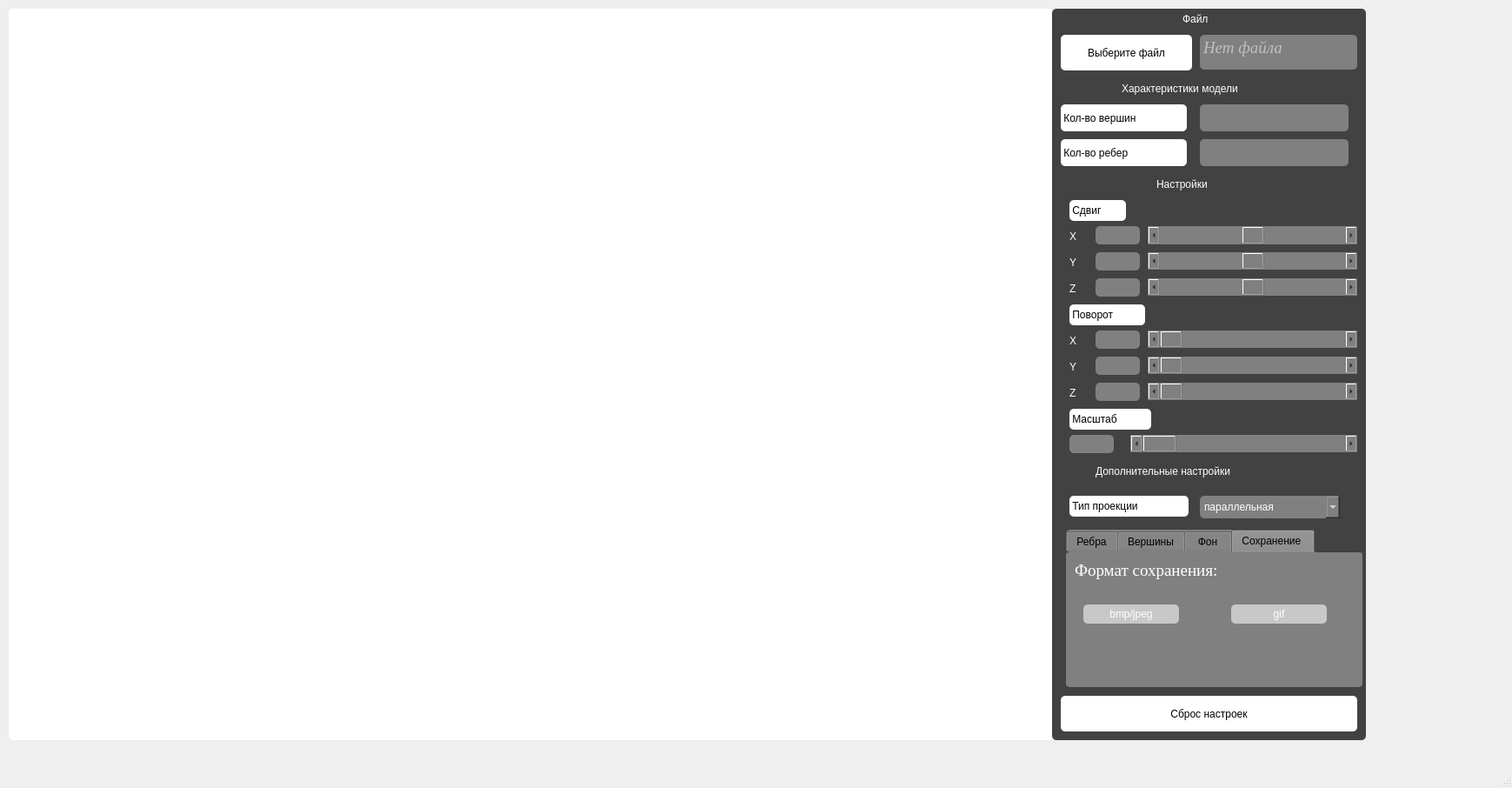
<?xml version="1.0" encoding="UTF-8"?>
<ui version="4.0">
 <class>MainWindow</class>
 <widget class="QMainWindow" name="MainWindow">
  <property name="geometry">
   <rect>
    <x>0</x>
    <y>0</y>
    <width>1739</width>
    <height>906</height>
   </rect>
  </property>
  <property name="windowTitle">
   <string>MainWindow</string>
  </property>
  <widget class="QWidget" name="centralwidget">
   <widget class="QFrame" name="field">
    <property name="geometry">
     <rect>
      <x>10</x>
      <y>10</y>
      <width>1201</width>
      <height>841</height>
     </rect>
    </property>
    <property name="focusPolicy">
     <enum>Qt::StrongFocus</enum>
    </property>
    <property name="styleSheet">
     <string notr="true">background:white;
border-radius:5px;

</string>
    </property>
    <property name="frameShape">
     <enum>QFrame::StyledPanel</enum>
    </property>
    <property name="frameShadow">
     <enum>QFrame::Raised</enum>
    </property>
   </widget>
   <widget class="QFrame" name="menu">
    <property name="geometry">
     <rect>
      <x>1210</x>
      <y>10</y>
      <width>361</width>
      <height>841</height>
     </rect>
    </property>
    <property name="styleSheet">
     <string notr="true">background-color: rgb(66, 66, 66);
border-radius:5px;</string>
    </property>
    <property name="frameShape">
     <enum>QFrame::StyledPanel</enum>
    </property>
    <property name="frameShadow">
     <enum>QFrame::Raised</enum>
    </property>
    <widget class="QPushButton" name="chooseFile">
     <property name="geometry">
      <rect>
       <x>10</x>
       <y>30</y>
       <width>151</width>
       <height>41</height>
      </rect>
     </property>
     <property name="styleSheet">
      <string notr="true">background-color: rgb(255, 255, 255);
color: rgb(0, 0, 0);
font: 16pt &quot;Times New Roman&quot;;</string>
     </property>
     <property name="text">
      <string> Выберите файл </string>
     </property>
    </widget>
    <widget class="QTextBrowser" name="fileName">
     <property name="geometry">
      <rect>
       <x>170</x>
       <y>30</y>
       <width>181</width>
       <height>40</height>
      </rect>
     </property>
     <property name="font">
      <font>
       <family>Times New Roman</family>
       <pointsize>14</pointsize>
       <weight>50</weight>
       <italic>true</italic>
       <bold>false</bold>
      </font>
     </property>
     <property name="focusPolicy">
      <enum>Qt::NoFocus</enum>
     </property>
     <property name="layoutDirection">
      <enum>Qt::RightToLeft</enum>
     </property>
     <property name="styleSheet">
      <string notr="true">background:gray;
font: italic 14pt &quot;Times New Roman&quot;;
color: white;</string>
     </property>
     <property name="frameShape">
      <enum>QFrame::StyledPanel</enum>
     </property>
     <property name="frameShadow">
      <enum>QFrame::Sunken</enum>
     </property>
     <property name="lineWidth">
      <number>1</number>
     </property>
     <property name="verticalScrollBarPolicy">
      <enum>Qt::ScrollBarAlwaysOff</enum>
     </property>
     <property name="horizontalScrollBarPolicy">
      <enum>Qt::ScrollBarAlwaysOff</enum>
     </property>
     <property name="sizeAdjustPolicy">
      <enum>QAbstractScrollArea::AdjustToContents</enum>
     </property>
     <property name="lineWrapMode">
      <enum>QTextEdit::NoWrap</enum>
     </property>
     <property name="html">
      <string>&lt;!DOCTYPE HTML PUBLIC &quot;-//W3C//DTD HTML 4.0//EN&quot; &quot;http://www.w3.org/TR/REC-html40/strict.dtd&quot;&gt;
&lt;html&gt;&lt;head&gt;&lt;meta name=&quot;qrichtext&quot; content=&quot;1&quot; /&gt;&lt;style type=&quot;text/css&quot;&gt;
p, li { white-space: pre-wrap; }
&lt;/style&gt;&lt;/head&gt;&lt;body style=&quot; font-family:'Times New Roman'; font-size:14pt; font-weight:400; font-style:italic;&quot;&gt;
&lt;p align=&quot;justify&quot; style=&quot;-qt-paragraph-type:empty; margin-top:0px; margin-bottom:0px; margin-left:0px; margin-right:0px; -qt-block-indent:0; text-indent:0px; font-family:'Noto Sans'; font-size:12pt; font-weight:600;&quot;&gt;&lt;br /&gt;&lt;/p&gt;&lt;/body&gt;&lt;/html&gt;</string>
     </property>
     <property name="placeholderText">
      <string>Нет файла</string>
     </property>
    </widget>
    <widget class="QLabel" name="label_file">
     <property name="geometry">
      <rect>
       <x>150</x>
       <y>0</y>
       <width>48</width>
       <height>24</height>
      </rect>
     </property>
     <property name="styleSheet">
      <string notr="true">font: 75 16pt &quot;Times New Roman&quot;;
color: rgb(255, 255, 255);</string>
     </property>
     <property name="text">
      <string>Файл</string>
     </property>
    </widget>
    <widget class="QLabel" name="label_char_model">
     <property name="geometry">
      <rect>
       <x>80</x>
       <y>80</y>
       <width>216</width>
       <height>24</height>
      </rect>
     </property>
     <property name="styleSheet">
      <string notr="true">font: 75 16pt &quot;Times New Roman&quot;;
color: rgb(255, 255, 255);</string>
     </property>
     <property name="text">
      <string>Характеристики модели</string>
     </property>
    </widget>
    <widget class="QLabel" name="label_vertex">
     <property name="geometry">
      <rect>
       <x>10</x>
       <y>110</y>
       <width>145</width>
       <height>31</height>
      </rect>
     </property>
     <property name="styleSheet">
      <string notr="true">font: 75 16pt &quot;Times New Roman&quot;;
background-color: rgb(255, 255, 255);
color: rgb(0, 0, 0);</string>
     </property>
     <property name="text">
      <string> Кол-во вершин </string>
     </property>
    </widget>
    <widget class="QLabel" name="label_edge">
     <property name="geometry">
      <rect>
       <x>10</x>
       <y>150</y>
       <width>145</width>
       <height>31</height>
      </rect>
     </property>
     <property name="styleSheet">
      <string notr="true">font: 75 16pt &quot;Times New Roman&quot;;
background-color: rgb(255, 255, 255);
color: rgb(0, 0, 0);</string>
     </property>
     <property name="text">
      <string> Кол-во ребер </string>
     </property>
    </widget>
    <widget class="QLabel" name="label_settings">
     <property name="geometry">
      <rect>
       <x>120</x>
       <y>190</y>
       <width>103</width>
       <height>24</height>
      </rect>
     </property>
     <property name="styleSheet">
      <string notr="true">font: 75 16pt &quot;Times New Roman&quot;;
color: rgb(255, 255, 255);</string>
     </property>
     <property name="text">
      <string>Настройки </string>
     </property>
    </widget>
    <widget class="QLabel" name="label_shift">
     <property name="geometry">
      <rect>
       <x>20</x>
       <y>220</y>
       <width>65</width>
       <height>24</height>
      </rect>
     </property>
     <property name="styleSheet">
      <string notr="true">font: 75 16pt &quot;Times New Roman&quot;;
background-color: rgb(255, 255, 255);
color: rgb(0, 0, 0);</string>
     </property>
     <property name="text">
      <string> Сдвиг </string>
     </property>
    </widget>
    <widget class="QLabel" name="label_shift_x">
     <property name="geometry">
      <rect>
       <x>20</x>
       <y>250</y>
       <width>16</width>
       <height>24</height>
      </rect>
     </property>
     <property name="styleSheet">
      <string notr="true">font: 75 16pt &quot;Times New Roman&quot;;
color: rgb(255, 255, 255);</string>
     </property>
     <property name="text">
      <string>X</string>
     </property>
    </widget>
    <widget class="QLabel" name="label_shift_y">
     <property name="geometry">
      <rect>
       <x>20</x>
       <y>280</y>
       <width>16</width>
       <height>24</height>
      </rect>
     </property>
     <property name="styleSheet">
      <string notr="true">font: 75 16pt &quot;Times New Roman&quot;;
color: rgb(255, 255, 255);</string>
     </property>
     <property name="text">
      <string>Y</string>
     </property>
    </widget>
    <widget class="QLabel" name="label_shift_z">
     <property name="geometry">
      <rect>
       <x>20</x>
       <y>310</y>
       <width>13</width>
       <height>24</height>
      </rect>
     </property>
     <property name="styleSheet">
      <string notr="true">font: 75 16pt &quot;Times New Roman&quot;;
color: rgb(255, 255, 255);</string>
     </property>
     <property name="text">
      <string>Z</string>
     </property>
    </widget>
    <widget class="QLabel" name="label_rotation">
     <property name="geometry">
      <rect>
       <x>20</x>
       <y>340</y>
       <width>87</width>
       <height>24</height>
      </rect>
     </property>
     <property name="styleSheet">
      <string notr="true">font: 75 16pt &quot;Times New Roman&quot;;
color: rgb(255, 255, 255);background-color: rgb(255, 255, 255);
color: rgb(0, 0, 0);</string>
     </property>
     <property name="text">
      <string> Поворот </string>
     </property>
    </widget>
    <widget class="QLabel" name="label_rotation_x">
     <property name="geometry">
      <rect>
       <x>20</x>
       <y>370</y>
       <width>16</width>
       <height>24</height>
      </rect>
     </property>
     <property name="styleSheet">
      <string notr="true">font: 75 16pt &quot;Times New Roman&quot;;
color: rgb(255, 255, 255);</string>
     </property>
     <property name="text">
      <string>X</string>
     </property>
    </widget>
    <widget class="QLabel" name="label_rotation_y">
     <property name="geometry">
      <rect>
       <x>20</x>
       <y>400</y>
       <width>16</width>
       <height>24</height>
      </rect>
     </property>
     <property name="styleSheet">
      <string notr="true">font: 75 16pt &quot;Times New Roman&quot;;
color: rgb(255, 255, 255);</string>
     </property>
     <property name="text">
      <string>Y</string>
     </property>
    </widget>
    <widget class="QLabel" name="label_rotation_z">
     <property name="geometry">
      <rect>
       <x>20</x>
       <y>430</y>
       <width>13</width>
       <height>24</height>
      </rect>
     </property>
     <property name="styleSheet">
      <string notr="true">font: 75 16pt &quot;Times New Roman&quot;;
color: rgb(255, 255, 255);</string>
     </property>
     <property name="text">
      <string>Z</string>
     </property>
    </widget>
    <widget class="QLabel" name="label_scale">
     <property name="geometry">
      <rect>
       <x>20</x>
       <y>460</y>
       <width>94</width>
       <height>24</height>
      </rect>
     </property>
     <property name="styleSheet">
      <string notr="true">font: 75 16pt &quot;Times New Roman&quot;;
color: rgb(255, 255, 255);background-color: rgb(255, 255, 255);
color: rgb(0, 0, 0);</string>
     </property>
     <property name="text">
      <string> Масштаб </string>
     </property>
    </widget>
    <widget class="QPushButton" name="resetSettings">
     <property name="geometry">
      <rect>
       <x>10</x>
       <y>790</y>
       <width>341</width>
       <height>41</height>
      </rect>
     </property>
     <property name="styleSheet">
      <string notr="true">background-color: rgb(255, 255, 255);
color: rgb(0, 0, 0);
font: bold 14pt &quot;Times New Roman&quot;;</string>
     </property>
     <property name="text">
      <string> Сброс настроек </string>
     </property>
    </widget>
    <widget class="QTabWidget" name="tabWidget">
     <property name="geometry">
      <rect>
       <x>16</x>
       <y>599</y>
       <width>341</width>
       <height>181</height>
      </rect>
     </property>
     <property name="autoFillBackground">
      <bool>false</bool>
     </property>
     <property name="styleSheet">
      <string notr="true">font: 75 13pt &quot;Times New Roman&quot;;
color: rgb(0, 0, 0);
background:gray;
</string>
     </property>
     <property name="currentIndex">
      <number>3</number>
     </property>
     <widget class="QWidget" name="widget">
      <attribute name="title">
       <string>Ребра</string>
      </attribute>
      <widget class="QLabel" name="label_type">
       <property name="geometry">
        <rect>
         <x>10</x>
         <y>10</y>
         <width>92</width>
         <height>22</height>
        </rect>
       </property>
       <property name="font">
        <font>
         <family>Times New Roman</family>
         <pointsize>14</pointsize>
         <weight>9</weight>
         <italic>false</italic>
         <bold>false</bold>
        </font>
       </property>
       <property name="styleSheet">
        <string notr="true">font: 75 14pt &quot;Times New Roman&quot;;
color: rgb(255, 255, 255);</string>
       </property>
       <property name="text">
        <string>Тип линий:</string>
       </property>
      </widget>
      <widget class="QLabel" name="label_color">
       <property name="geometry">
        <rect>
         <x>10</x>
         <y>60</y>
         <width>45</width>
         <height>22</height>
        </rect>
       </property>
       <property name="font">
        <font>
         <family>Times New Roman</family>
         <pointsize>14</pointsize>
         <weight>9</weight>
         <italic>false</italic>
         <bold>false</bold>
        </font>
       </property>
       <property name="styleSheet">
        <string notr="true">font: 75 14pt &quot;Times New Roman&quot;;
color: rgb(255, 255, 255);</string>
       </property>
       <property name="text">
        <string>Цвет:</string>
       </property>
      </widget>
      <widget class="QLabel" name="label_thickness">
       <property name="geometry">
        <rect>
         <x>10</x>
         <y>110</y>
         <width>78</width>
         <height>22</height>
        </rect>
       </property>
       <property name="font">
        <font>
         <family>Times New Roman</family>
         <pointsize>14</pointsize>
         <weight>9</weight>
         <italic>false</italic>
         <bold>false</bold>
        </font>
       </property>
       <property name="styleSheet">
        <string notr="true">font: 75 14pt &quot;Times New Roman&quot;;
color: rgb(255, 255, 255);</string>
       </property>
       <property name="text">
        <string>Толщина:</string>
       </property>
      </widget>
      <widget class="QComboBox" name="typeSelectFacets">
       <property name="geometry">
        <rect>
         <x>171</x>
         <y>10</y>
         <width>131</width>
         <height>24</height>
        </rect>
       </property>
       <property name="styleSheet">
        <string notr="true">font: 75 14pt &quot;Times New Roman&quot;;
color: rgb(255, 255, 255);
background: rgb(200, 200, 200);</string>
       </property>
       <item>
        <property name="text">
         <string>сплошная</string>
        </property>
       </item>
       <item>
        <property name="text">
         <string>пунктирная</string>
        </property>
       </item>
      </widget>
      <widget class="QPushButton" name="colorSelectFacets">
       <property name="geometry">
        <rect>
         <x>169</x>
         <y>60</y>
         <width>131</width>
         <height>22</height>
        </rect>
       </property>
       <property name="styleSheet">
        <string notr="true">font: 75 14pt &quot;Times New Roman&quot;;
color: rgb(255, 255, 255);
background: rgb(200, 200, 200);</string>
       </property>
       <property name="text">
        <string>Выбрать цвет</string>
       </property>
      </widget>
      <widget class="QScrollBar" name="thicknessSelectFacets">
       <property name="geometry">
        <rect>
         <x>120</x>
         <y>120</y>
         <width>211</width>
         <height>20</height>
        </rect>
       </property>
       <property name="styleSheet">
        <string notr="true">background: rgb(200, 200, 200);</string>
       </property>
       <property name="minimum">
        <number>-50</number>
       </property>
       <property name="maximum">
        <number>50</number>
       </property>
       <property name="orientation">
        <enum>Qt::Horizontal</enum>
       </property>
      </widget>
     </widget>
     <widget class="QWidget" name="tab_4">
      <attribute name="title">
       <string>Вершины</string>
      </attribute>
      <widget class="QLabel" name="label_type_2">
       <property name="geometry">
        <rect>
         <x>10</x>
         <y>10</y>
         <width>176</width>
         <height>22</height>
        </rect>
       </property>
       <property name="font">
        <font>
         <family>Times New Roman</family>
         <pointsize>14</pointsize>
         <weight>9</weight>
         <italic>false</italic>
         <bold>false</bold>
        </font>
       </property>
       <property name="styleSheet">
        <string notr="true">font: 75 14pt &quot;Times New Roman&quot;;
color: rgb(255, 255, 255);</string>
       </property>
       <property name="text">
        <string>Способ отображения:</string>
       </property>
      </widget>
      <widget class="QComboBox" name="typeSelectVertices">
       <property name="geometry">
        <rect>
         <x>192</x>
         <y>10</y>
         <width>131</width>
         <height>24</height>
        </rect>
       </property>
       <property name="styleSheet">
        <string notr="true">font: 75 14pt &quot;Times New Roman&quot;;
color: rgb(255, 255, 255);
background: rgb(200, 200, 200);</string>
       </property>
       <item>
        <property name="text">
         <string>круг</string>
        </property>
       </item>
       <item>
        <property name="text">
         <string>квадрат</string>
        </property>
       </item>
       <item>
        <property name="text">
         <string>отсутствует</string>
        </property>
       </item>
      </widget>
      <widget class="QLabel" name="label_color_2">
       <property name="geometry">
        <rect>
         <x>10</x>
         <y>60</y>
         <width>45</width>
         <height>22</height>
        </rect>
       </property>
       <property name="font">
        <font>
         <family>Times New Roman</family>
         <pointsize>14</pointsize>
         <weight>9</weight>
         <italic>false</italic>
         <bold>false</bold>
        </font>
       </property>
       <property name="styleSheet">
        <string notr="true">font: 75 14pt &quot;Times New Roman&quot;;
color: rgb(255, 255, 255);</string>
       </property>
       <property name="text">
        <string>Цвет:</string>
       </property>
      </widget>
      <widget class="QPushButton" name="colorSelectVertices">
       <property name="geometry">
        <rect>
         <x>189</x>
         <y>60</y>
         <width>131</width>
         <height>22</height>
        </rect>
       </property>
       <property name="styleSheet">
        <string notr="true">font: 75 14pt &quot;Times New Roman&quot;;
color: rgb(255, 255, 255);
background: rgb(200, 200, 200);</string>
       </property>
       <property name="text">
        <string>Выбрать цвет</string>
       </property>
      </widget>
      <widget class="QLabel" name="label_size">
       <property name="geometry">
        <rect>
         <x>10</x>
         <y>110</y>
         <width>62</width>
         <height>22</height>
        </rect>
       </property>
       <property name="font">
        <font>
         <family>Times New Roman</family>
         <pointsize>14</pointsize>
         <weight>9</weight>
         <italic>false</italic>
         <bold>false</bold>
        </font>
       </property>
       <property name="styleSheet">
        <string notr="true">font: 75 14pt &quot;Times New Roman&quot;;
color: rgb(255, 255, 255);</string>
       </property>
       <property name="text">
        <string>Размер:</string>
       </property>
      </widget>
      <widget class="QScrollBar" name="sizeSelectVerties">
       <property name="geometry">
        <rect>
         <x>110</x>
         <y>120</y>
         <width>221</width>
         <height>20</height>
        </rect>
       </property>
       <property name="styleSheet">
        <string notr="true">background: rgb(200, 200, 200);</string>
       </property>
       <property name="minimum">
        <number>-50</number>
       </property>
       <property name="maximum">
        <number>50</number>
       </property>
       <property name="orientation">
        <enum>Qt::Horizontal</enum>
       </property>
      </widget>
     </widget>
     <widget class="QWidget" name="tab">
      <attribute name="title">
       <string> Фон </string>
      </attribute>
      <widget class="QLabel" name="label_color_3">
       <property name="geometry">
        <rect>
         <x>10</x>
         <y>60</y>
         <width>45</width>
         <height>22</height>
        </rect>
       </property>
       <property name="font">
        <font>
         <family>Times New Roman</family>
         <pointsize>14</pointsize>
         <weight>9</weight>
         <italic>false</italic>
         <bold>false</bold>
        </font>
       </property>
       <property name="styleSheet">
        <string notr="true">font: 75 14pt &quot;Times New Roman&quot;;
color: rgb(255, 255, 255);</string>
       </property>
       <property name="text">
        <string>Цвет:</string>
       </property>
      </widget>
      <widget class="QPushButton" name="colorSelectBackground">
       <property name="geometry">
        <rect>
         <x>189</x>
         <y>60</y>
         <width>131</width>
         <height>22</height>
        </rect>
       </property>
       <property name="styleSheet">
        <string notr="true">font: 75 14pt &quot;Times New Roman&quot;;
color: rgb(255, 255, 255);
background: rgb(200, 200, 200);</string>
       </property>
       <property name="text">
        <string>Выбрать цвет</string>
       </property>
      </widget>
     </widget>
     <widget class="QWidget" name="tab_2">
      <attribute name="title">
       <string>Сохранение </string>
      </attribute>
      <widget class="QLabel" name="saveGif">
       <property name="geometry">
        <rect>
         <x>10</x>
         <y>10</y>
         <width>176</width>
         <height>22</height>
        </rect>
       </property>
       <property name="font">
        <font>
         <family>Times New Roman</family>
         <pointsize>14</pointsize>
         <weight>9</weight>
         <italic>false</italic>
         <bold>false</bold>
        </font>
       </property>
       <property name="styleSheet">
        <string notr="true">font: 75 14pt &quot;Times New Roman&quot;;
color: rgb(255, 255, 255);</string>
       </property>
       <property name="text">
        <string>Формат сохранения:</string>
       </property>
      </widget>
      <widget class="QPushButton" name="saveAsBmpOrJpeg">
       <property name="geometry">
        <rect>
         <x>20</x>
         <y>60</y>
         <width>110</width>
         <height>22</height>
        </rect>
       </property>
       <property name="styleSheet">
        <string notr="true">font: 75 14pt &quot;Times New Roman&quot;;
color: rgb(255, 255, 255);
background: rgb(200, 200, 200);</string>
       </property>
       <property name="text">
        <string>bmp/jpeg</string>
       </property>
      </widget>
      <widget class="QPushButton" name="saveAsGif">
       <property name="geometry">
        <rect>
         <x>190</x>
         <y>60</y>
         <width>110</width>
         <height>22</height>
        </rect>
       </property>
       <property name="styleSheet">
        <string notr="true">font: 75 14pt &quot;Times New Roman&quot;;
color: rgb(255, 255, 255);
background: rgb(200, 200, 200);</string>
       </property>
       <property name="text">
        <string>gif</string>
       </property>
      </widget>
     </widget>
    </widget>
    <widget class="QLabel" name="label_type_project">
     <property name="geometry">
      <rect>
       <x>20</x>
       <y>560</y>
       <width>137</width>
       <height>24</height>
      </rect>
     </property>
     <property name="styleSheet">
      <string notr="true">font: 75 16pt &quot;Times New Roman&quot;;
color: rgb(255, 255, 255);background-color: rgb(255, 255, 255);
color: rgb(0, 0, 0);</string>
     </property>
     <property name="text">
      <string> Тип проекции </string>
     </property>
    </widget>
    <widget class="QComboBox" name="typeProjection">
     <property name="geometry">
      <rect>
       <x>170</x>
       <y>560</y>
       <width>161</width>
       <height>26</height>
      </rect>
     </property>
     <property name="styleSheet">
      <string notr="true">font: 75 16pt &quot;Times New Roman&quot;;
color: rgb(255, 255, 255);
background:gray;</string>
     </property>
     <item>
      <property name="text">
       <string>параллельная</string>
      </property>
     </item>
     <item>
      <property name="text">
       <string>центральная</string>
      </property>
     </item>
    </widget>
    <widget class="QTextBrowser" name="number_of_vertices">
     <property name="geometry">
      <rect>
       <x>170</x>
       <y>110</y>
       <width>171</width>
       <height>31</height>
      </rect>
     </property>
     <property name="font">
      <font>
       <pointsize>12</pointsize>
       <weight>75</weight>
       <italic>true</italic>
       <bold>true</bold>
      </font>
     </property>
     <property name="focusPolicy">
      <enum>Qt::NoFocus</enum>
     </property>
     <property name="layoutDirection">
      <enum>Qt::RightToLeft</enum>
     </property>
     <property name="styleSheet">
      <string notr="true">background:gray;
color: white;</string>
     </property>
     <property name="frameShape">
      <enum>QFrame::StyledPanel</enum>
     </property>
     <property name="frameShadow">
      <enum>QFrame::Sunken</enum>
     </property>
     <property name="lineWidth">
      <number>1</number>
     </property>
     <property name="verticalScrollBarPolicy">
      <enum>Qt::ScrollBarAlwaysOff</enum>
     </property>
     <property name="horizontalScrollBarPolicy">
      <enum>Qt::ScrollBarAlwaysOff</enum>
     </property>
     <property name="sizeAdjustPolicy">
      <enum>QAbstractScrollArea::AdjustToContents</enum>
     </property>
     <property name="lineWrapMode">
      <enum>QTextEdit::NoWrap</enum>
     </property>
     <property name="html">
      <string>&lt;!DOCTYPE HTML PUBLIC &quot;-//W3C//DTD HTML 4.0//EN&quot; &quot;http://www.w3.org/TR/REC-html40/strict.dtd&quot;&gt;
&lt;html&gt;&lt;head&gt;&lt;meta name=&quot;qrichtext&quot; content=&quot;1&quot; /&gt;&lt;style type=&quot;text/css&quot;&gt;
p, li { white-space: pre-wrap; }
&lt;/style&gt;&lt;/head&gt;&lt;body style=&quot; font-family:'MS Shell Dlg 2'; font-size:12pt; font-weight:600; font-style:italic;&quot;&gt;
&lt;p align=&quot;justify&quot; style=&quot;-qt-paragraph-type:empty; margin-top:0px; margin-bottom:0px; margin-left:0px; margin-right:0px; -qt-block-indent:0; text-indent:0px; font-family:'Noto Sans';&quot;&gt;&lt;br /&gt;&lt;/p&gt;&lt;/body&gt;&lt;/html&gt;</string>
     </property>
     <property name="placeholderText">
      <string/>
     </property>
    </widget>
    <widget class="QTextBrowser" name="number_of_edges">
     <property name="geometry">
      <rect>
       <x>170</x>
       <y>150</y>
       <width>171</width>
       <height>31</height>
      </rect>
     </property>
     <property name="font">
      <font>
       <pointsize>12</pointsize>
       <weight>75</weight>
       <italic>true</italic>
       <bold>true</bold>
      </font>
     </property>
     <property name="focusPolicy">
      <enum>Qt::NoFocus</enum>
     </property>
     <property name="layoutDirection">
      <enum>Qt::RightToLeft</enum>
     </property>
     <property name="styleSheet">
      <string notr="true">background:gray;
color: white;</string>
     </property>
     <property name="frameShape">
      <enum>QFrame::StyledPanel</enum>
     </property>
     <property name="frameShadow">
      <enum>QFrame::Sunken</enum>
     </property>
     <property name="lineWidth">
      <number>1</number>
     </property>
     <property name="verticalScrollBarPolicy">
      <enum>Qt::ScrollBarAlwaysOff</enum>
     </property>
     <property name="horizontalScrollBarPolicy">
      <enum>Qt::ScrollBarAlwaysOff</enum>
     </property>
     <property name="sizeAdjustPolicy">
      <enum>QAbstractScrollArea::AdjustToContents</enum>
     </property>
     <property name="lineWrapMode">
      <enum>QTextEdit::NoWrap</enum>
     </property>
     <property name="html">
      <string>&lt;!DOCTYPE HTML PUBLIC &quot;-//W3C//DTD HTML 4.0//EN&quot; &quot;http://www.w3.org/TR/REC-html40/strict.dtd&quot;&gt;
&lt;html&gt;&lt;head&gt;&lt;meta name=&quot;qrichtext&quot; content=&quot;1&quot; /&gt;&lt;style type=&quot;text/css&quot;&gt;
p, li { white-space: pre-wrap; }
&lt;/style&gt;&lt;/head&gt;&lt;body style=&quot; font-family:'MS Shell Dlg 2'; font-size:12pt; font-weight:600; font-style:italic;&quot;&gt;
&lt;p align=&quot;justify&quot; style=&quot;-qt-paragraph-type:empty; margin-top:0px; margin-bottom:0px; margin-left:0px; margin-right:0px; -qt-block-indent:0; text-indent:0px; font-family:'Noto Sans';&quot;&gt;&lt;br /&gt;&lt;/p&gt;&lt;/body&gt;&lt;/html&gt;</string>
     </property>
     <property name="placeholderText">
      <string/>
     </property>
    </widget>
    <widget class="QScrollBar" name="scrollRotateX">
     <property name="geometry">
      <rect>
       <x>110</x>
       <y>370</y>
       <width>241</width>
       <height>20</height>
      </rect>
     </property>
     <property name="styleSheet">
      <string notr="true">background:gray;</string>
     </property>
     <property name="minimum">
      <number>0</number>
     </property>
     <property name="maximum">
      <number>360</number>
     </property>
     <property name="orientation">
      <enum>Qt::Horizontal</enum>
     </property>
    </widget>
    <widget class="QScrollBar" name="scrollShiftX">
     <property name="geometry">
      <rect>
       <x>110</x>
       <y>250</y>
       <width>241</width>
       <height>21</height>
      </rect>
     </property>
     <property name="styleSheet">
      <string notr="true">background:gray;</string>
     </property>
     <property name="minimum">
      <number>-50</number>
     </property>
     <property name="maximum">
      <number>50</number>
     </property>
     <property name="orientation">
      <enum>Qt::Horizontal</enum>
     </property>
    </widget>
    <widget class="QScrollBar" name="scrollShiftY">
     <property name="geometry">
      <rect>
       <x>110</x>
       <y>280</y>
       <width>241</width>
       <height>20</height>
      </rect>
     </property>
     <property name="styleSheet">
      <string notr="true">background:gray;</string>
     </property>
     <property name="minimum">
      <number>-50</number>
     </property>
     <property name="maximum">
      <number>50</number>
     </property>
     <property name="orientation">
      <enum>Qt::Horizontal</enum>
     </property>
    </widget>
    <widget class="QScrollBar" name="scrollShiftZ">
     <property name="geometry">
      <rect>
       <x>110</x>
       <y>310</y>
       <width>241</width>
       <height>20</height>
      </rect>
     </property>
     <property name="styleSheet">
      <string notr="true">background:gray;</string>
     </property>
     <property name="minimum">
      <number>-50</number>
     </property>
     <property name="maximum">
      <number>50</number>
     </property>
     <property name="orientation">
      <enum>Qt::Horizontal</enum>
     </property>
    </widget>
    <widget class="QScrollBar" name="scrollRotateY">
     <property name="geometry">
      <rect>
       <x>110</x>
       <y>400</y>
       <width>241</width>
       <height>20</height>
      </rect>
     </property>
     <property name="styleSheet">
      <string notr="true">background:gray;</string>
     </property>
     <property name="minimum">
      <number>0</number>
     </property>
     <property name="maximum">
      <number>360</number>
     </property>
     <property name="orientation">
      <enum>Qt::Horizontal</enum>
     </property>
    </widget>
    <widget class="QScrollBar" name="scrollRotateZ">
     <property name="geometry">
      <rect>
       <x>110</x>
       <y>430</y>
       <width>241</width>
       <height>20</height>
      </rect>
     </property>
     <property name="styleSheet">
      <string notr="true">background:gray;</string>
     </property>
     <property name="minimum">
      <number>0</number>
     </property>
     <property name="maximum">
      <number>360</number>
     </property>
     <property name="orientation">
      <enum>Qt::Horizontal</enum>
     </property>
    </widget>
    <widget class="QScrollBar" name="scrollScale">
     <property name="geometry">
      <rect>
       <x>90</x>
       <y>490</y>
       <width>261</width>
       <height>20</height>
      </rect>
     </property>
     <property name="styleSheet">
      <string notr="true">background:gray;</string>
     </property>
     <property name="minimum">
      <number>1</number>
     </property>
     <property name="maximum">
      <number>50</number>
     </property>
     <property name="orientation">
      <enum>Qt::Horizontal</enum>
     </property>
    </widget>
    <widget class="QLineEdit" name="boxShiftX">
     <property name="geometry">
      <rect>
       <x>50</x>
       <y>250</y>
       <width>51</width>
       <height>21</height>
      </rect>
     </property>
     <property name="styleSheet">
      <string notr="true">background:gray;</string>
     </property>
     <property name="alignment">
      <set>Qt::AlignCenter</set>
     </property>
    </widget>
    <widget class="QLineEdit" name="boxShiftY">
     <property name="geometry">
      <rect>
       <x>50</x>
       <y>280</y>
       <width>51</width>
       <height>21</height>
      </rect>
     </property>
     <property name="styleSheet">
      <string notr="true">background:gray;</string>
     </property>
     <property name="alignment">
      <set>Qt::AlignCenter</set>
     </property>
    </widget>
    <widget class="QLineEdit" name="boxShiftZ">
     <property name="geometry">
      <rect>
       <x>50</x>
       <y>310</y>
       <width>51</width>
       <height>21</height>
      </rect>
     </property>
     <property name="styleSheet">
      <string notr="true">background:gray;</string>
     </property>
     <property name="alignment">
      <set>Qt::AlignCenter</set>
     </property>
    </widget>
    <widget class="QLineEdit" name="boxRotateX">
     <property name="geometry">
      <rect>
       <x>50</x>
       <y>370</y>
       <width>51</width>
       <height>21</height>
      </rect>
     </property>
     <property name="styleSheet">
      <string notr="true">background:gray;</string>
     </property>
     <property name="alignment">
      <set>Qt::AlignCenter</set>
     </property>
    </widget>
    <widget class="QLineEdit" name="boxRotateY">
     <property name="geometry">
      <rect>
       <x>50</x>
       <y>400</y>
       <width>51</width>
       <height>21</height>
      </rect>
     </property>
     <property name="styleSheet">
      <string notr="true">background:gray;</string>
     </property>
     <property name="alignment">
      <set>Qt::AlignCenter</set>
     </property>
    </widget>
    <widget class="QLineEdit" name="boxRotateZ">
     <property name="geometry">
      <rect>
       <x>50</x>
       <y>430</y>
       <width>51</width>
       <height>21</height>
      </rect>
     </property>
     <property name="styleSheet">
      <string notr="true">background:gray;</string>
     </property>
     <property name="alignment">
      <set>Qt::AlignCenter</set>
     </property>
    </widget>
    <widget class="QLineEdit" name="boxScale">
     <property name="geometry">
      <rect>
       <x>20</x>
       <y>490</y>
       <width>51</width>
       <height>21</height>
      </rect>
     </property>
     <property name="styleSheet">
      <string notr="true">background:gray;</string>
     </property>
     <property name="alignment">
      <set>Qt::AlignCenter</set>
     </property>
    </widget>
    <widget class="QLabel" name="label_settings_12">
     <property name="geometry">
      <rect>
       <x>50</x>
       <y>520</y>
       <width>256</width>
       <height>24</height>
      </rect>
     </property>
     <property name="styleSheet">
      <string notr="true">font: 75 16pt &quot;Times New Roman&quot;;
color: rgb(255, 255, 255);</string>
     </property>
     <property name="text">
      <string>Дополнительные настройки </string>
     </property>
    </widget>
    <zorder>chooseFile</zorder>
    <zorder>fileName</zorder>
    <zorder>label_file</zorder>
    <zorder>label_char_model</zorder>
    <zorder>label_vertex</zorder>
    <zorder>label_edge</zorder>
    <zorder>label_settings</zorder>
    <zorder>label_shift</zorder>
    <zorder>label_shift_x</zorder>
    <zorder>label_shift_y</zorder>
    <zorder>label_shift_z</zorder>
    <zorder>label_rotation</zorder>
    <zorder>label_rotation_x</zorder>
    <zorder>label_rotation_y</zorder>
    <zorder>label_rotation_z</zorder>
    <zorder>label_scale</zorder>
    <zorder>tabWidget</zorder>
    <zorder>label_type_project</zorder>
    <zorder>typeProjection</zorder>
    <zorder>resetSettings</zorder>
    <zorder>number_of_vertices</zorder>
    <zorder>number_of_edges</zorder>
    <zorder>scrollRotateX</zorder>
    <zorder>scrollShiftX</zorder>
    <zorder>scrollShiftY</zorder>
    <zorder>scrollShiftZ</zorder>
    <zorder>scrollRotateY</zorder>
    <zorder>scrollRotateZ</zorder>
    <zorder>scrollScale</zorder>
    <zorder>boxShiftX</zorder>
    <zorder>boxShiftY</zorder>
    <zorder>boxShiftZ</zorder>
    <zorder>boxRotateX</zorder>
    <zorder>boxRotateY</zorder>
    <zorder>boxRotateZ</zorder>
    <zorder>boxScale</zorder>
    <zorder>label_settings_12</zorder>
   </widget>
  </widget>
  <widget class="QStatusBar" name="statusbar"/>
  <widget class="QMenuBar" name="menubar">
   <property name="geometry">
    <rect>
     <x>0</x>
     <y>0</y>
     <width>1739</width>
     <height>22</height>
    </rect>
   </property>
  </widget>
 </widget>
 <resources/>
 <connections/>
</ui>
